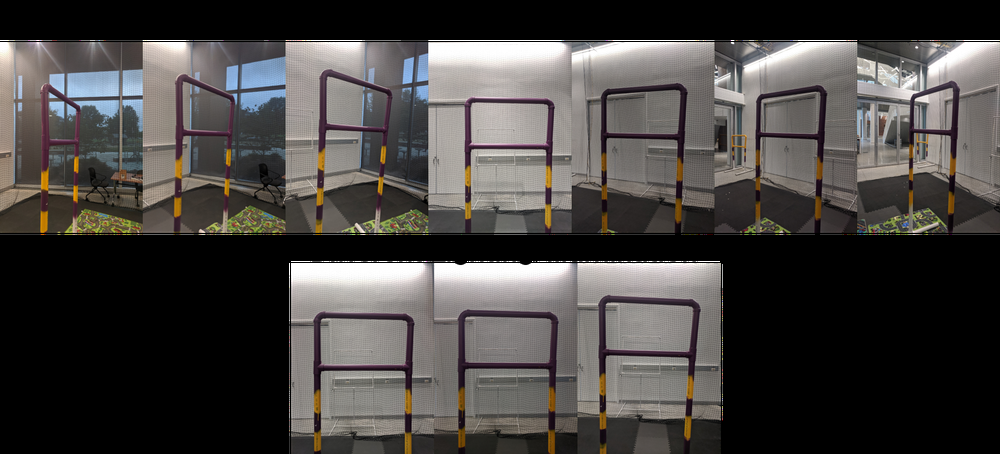
#> input picture Images/InitislSet.png, 1000 x 454 px, shrunk from 1723 x 783 before the run
$ python SingleGaussThreshold.py
#> lines starting #> are read from the running program, lines starting #| are printed output that depends on the picture
import cv2
import numpy as np
from matplotlib import pyplot as plt
from mpl_toolkits.mplot3d import axes3d, Axes3D


# Save/Load File name for RGB values
filename = 'MaroonWindow.npy'
# Selected training img
imgname = 'Images/InitislSet.png'
# load image
img = cv2.imread(imgname)
#> img is the input picture: shape (454, 1000, 3); mean B, G, R 66.7, 68.6, 71.6
img_thresh = cv2.imread(imgname)
# load current training dataset
BGR_set = np.load(filename)
#> (reads MaroonWindow.npy from the repository)

covariance = np.cov(BGR_set)
icovariance = np.linalg.inv(covariance)
mean = np.mean(BGR_set,axis = 1)

prior = 1/2 #2 options, either it is the color or it is not the color


#p = 1/((2*3.14159)^3*np.norm(covariance))*np.exp(.5*(X-mean).T*icovariance*(X-mean))
p0 = 1/(((2*3.14159)**3*np.linalg.norm(covariance)))**(0.5)

# Loop through pixels and compare each value to the threshold.
x=0
y=0

for col in img:
	for pixel in col:
		X = pixel
		p = p0*np.exp(.5*(X-mean).T*icovariance*(X-mean))
		post = np.linalg.norm((p*prior)/prior)
		if post >= 0.95:
			# set the pixel to yellow to stand out
			img_thresh[y,x] = [0,255,255]
		x = x+1
	x = 0
	y = y+1
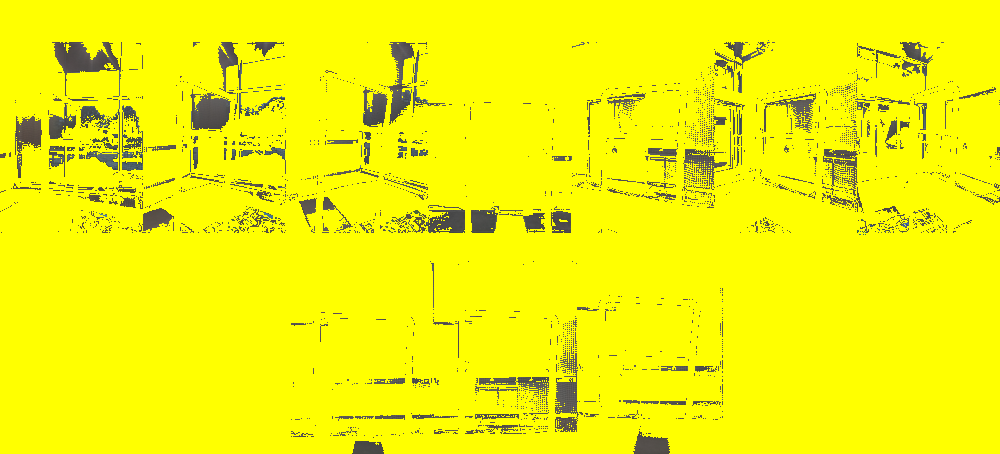
#> img_thresh: shape (454, 1000, 3); mean B, G, R 5.5, 243.6, 243.7
#> after the loop, y = 454

plt.subplot(2,1,1),plt.imshow(cv2.cvtColor(img, cv2.COLOR_BGR2RGB))
plt.subplot(2,1,2),plt.imshow(cv2.cvtColor(img_thresh, cv2.COLOR_BGR2RGB))
plt.show()
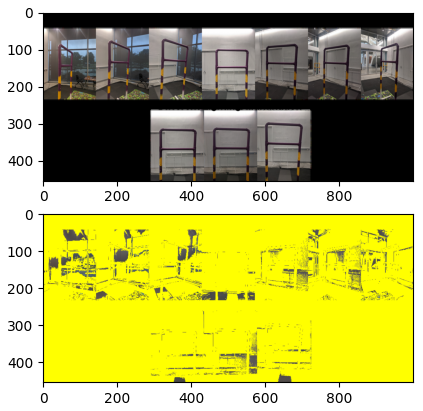
#> figure drawn by matplotlib, 2 panels
